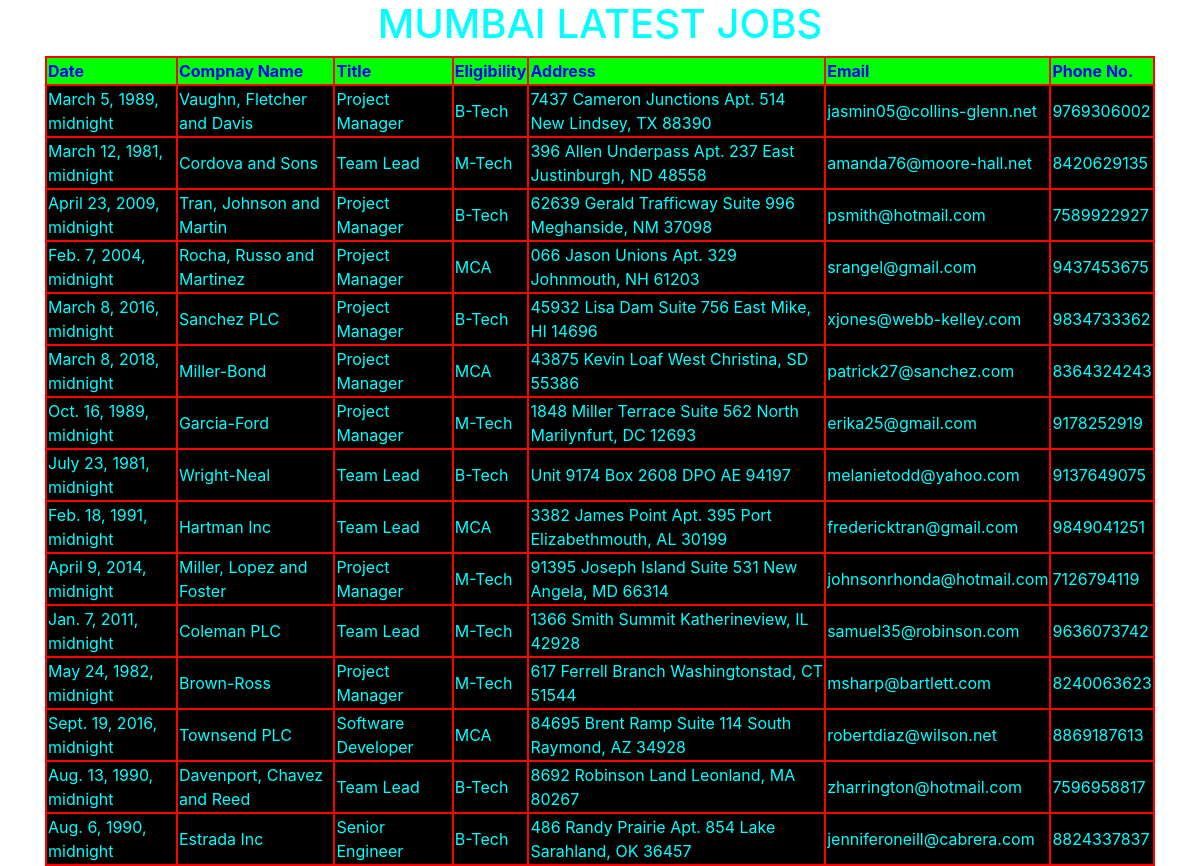
/mumbai_jobs/, run on the app's committed database.
### jobApp/models.py (models this page shows)
class Mumbai_jobs(models.Model):
    date=models.DateTimeField()
    company=models.CharField(max_length=200)
    title=models.CharField(max_length=200)
    eligibility=models.CharField(max_length=200)
    address=models.CharField(max_length=256)
    email=models.EmailField()
    phnno=models.IntegerField()

### jobApp/views.py (the view)
# urls.py: path('mumbai_jobs/', views.mumbai_jobs_info),
def mumbai_jobs_info(request):
    mumbai_jobs=Mumbai_jobs.objects.all()
    return render(request,'jobApp/mumbaijobs.html',{'mumbai_jobs':mumbai_jobs})

### templates/jobApp/mumbaijobs.html
<!DOCTYPE html>
{% extends 'jobApp/base.html' %}
{% block content_block%}
  <div class="container" align='center'>
    <h1>MUMBAI LATEST JOBS</h1>
    <table >
      <thead>
        <th>Date</th>
        <th>Compnay Name</th>
        <th>Title</th>
        <th>Eligibility</th>
        <th>Address</th>
        <th>Email</th>
        <th>Phone No.</th>
      </thead>
      {% for job in mumbai_jobs%}
      <tr>
          <td>{{job.date}}</td>
          <td>{{job.company}}</td>
          <td>{{job.title}}</td>
          <td>{{job.eligibility}}</td>
          <td>{{job.address}}</td>
          <td>{{job.email}}</td>
          <td>{{job.phnno}}</td>
      </tr>
      {% endfor %}
    </table>
  </div>
{% endblock %}

### static/css/job.css (style rules this page uses)
body { background-image: url('https://images.unsplash.com/photo-1520333789090-1afc82db536a?ixlib=rb-1.2.1&ixid=eyJhcHBfaWQiOjEyMDd9&auto=format&fit=crop&w=1051&q=80'); background-repeat: no-repeat; background-size:cover; }
table { margin: auto; border: 2px solid red; color: red; background-color:#00FF00; }
td { border: 2px solid red; color:cyan; background: black; }
th { border: 2px solid red; color: blue; }
h1 { color: cyan; }

### data on the page
Mumbai_jobs: date "March 5, 1989, midnight", company "Vaughn, Fletcher and Davis", title "Project Manager", eligibility "B-Tech", address "7437 Cameron Junctions Apt. 514 New Lindsey, TX 88390", email "jasmin05@collins-glenn.net", phnno "9769306002"
Mumbai_jobs: date "March 12, 1981, midnight", company "Cordova and Sons", title "Team Lead", eligibility "M-Tech", address "396 Allen Underpass Apt. 237 East Justinburgh, ND 48558", email "amanda76@moore-hall.net", phnno "8420629135"
Mumbai_jobs: date "April 23, 2009, midnight", company "Tran, Johnson and Martin", title "Project Manager", eligibility "B-Tech", address "62639 Gerald Trafficway Suite 996 Meghanside, NM 37098", email "psmith@hotmail.com", phnno "7589922927"
Mumbai_jobs: date "Feb. 7, 2004, midnight", company "Rocha, Russo and Martinez", title "Project Manager", eligibility "MCA", address "066 Jason Unions Apt. 329 Johnmouth, NH 61203", email "srangel@gmail.com", phnno "9437453675"
Mumbai_jobs: date "March 8, 2016, midnight", company "Sanchez PLC", title "Project Manager", eligibility "B-Tech", address "45932 Lisa Dam Suite 756 East Mike, HI 14696", email "xjones@webb-kelley.com", phnno "9834733362"
Mumbai_jobs: date "March 8, 2018, midnight", company "Miller-Bond", title "Project Manager", eligibility "MCA", address "43875 Kevin Loaf West Christina, SD 55386", email "patrick27@sanchez.com", phnno "8364324243"
Mumbai_jobs: date "Oct. 16, 1989, midnight", company "Garcia-Ford", title "Project Manager", eligibility "M-Tech", address "1848 Miller Terrace Suite 562 North Marilynfurt, DC 12693", email "erika25@gmail.com", phnno "9178252919"
Mumbai_jobs: date "July 23, 1981, midnight", company "Wright-Neal", title "Team Lead", eligibility "B-Tech", address "Unit 9174 Box 2608 DPO AE 94197", email "melanietodd@yahoo.com", phnno "9137649075"
Mumbai_jobs: date "Feb. 18, 1991, midnight", company "Hartman Inc", title "Team Lead", eligibility "MCA", address "3382 James Point Apt. 395 Port Elizabethmouth, AL 30199", email "fredericktran@gmail.com", phnno "9849041251"
Mumbai_jobs: date "April 9, 2014, midnight", company "Miller, Lopez and Foster", title "Project Manager", eligibility "M-Tech", address "91395 Joseph Island Suite 531 New Angela, MD 66314", email "johnsonrhonda@hotmail.com", phnno "7126794119"
Mumbai_jobs: date "Jan. 7, 2011, midnight", company "Coleman PLC", title "Team Lead", eligibility "M-Tech", address "1366 Smith Summit Katherineview, IL 42928", email "samuel35@robinson.com", phnno "9636073742"
Mumbai_jobs: date "May 24, 1982, midnight", company "Brown-Ross", title "Project Manager", eligibility "M-Tech", address "617 Ferrell Branch Washingtonstad, CT 51544", email "msharp@bartlett.com", phnno "8240063623"
Mumbai_jobs: date "Sept. 19, 2016, midnight", company "Townsend PLC", title "Software Developer", eligibility "MCA", address "84695 Brent Ramp Suite 114 South Raymond, AZ 34928", email "robertdiaz@wilson.net", phnno "8869187613"
Mumbai_jobs: date "Aug. 13, 1990, midnight", company "Davenport, Chavez and Reed", title "Team Lead", eligibility "B-Tech", address "8692 Robinson Land Leonland, MA 80267", email "zharrington@hotmail.com", phnno "7596958817"
Mumbai_jobs: date "Aug. 6, 1990, midnight", company "Estrada Inc", title "Senior Engineer", eligibility "B-Tech", address "486 Randy Prairie Apt. 854 Lake Sarahland, OK 36457", email "jenniferoneill@cabrera.com", phnno "8824337837"
